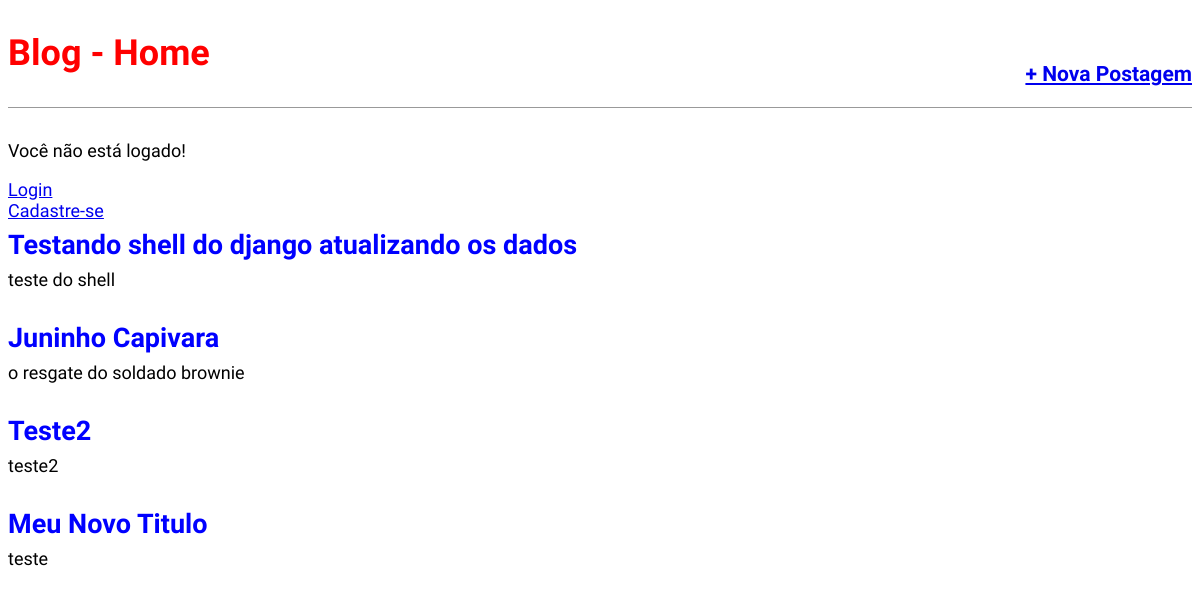
The app's page /, older data.
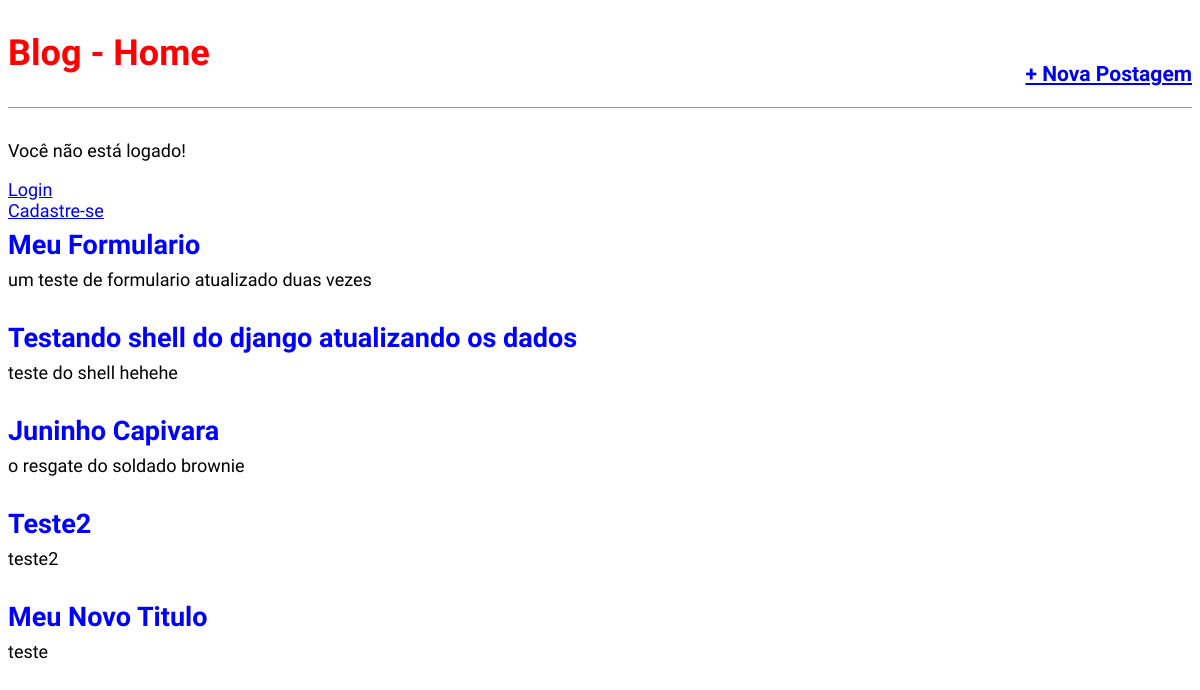
The same page, newer data.
### blog/models.py (models this page shows, shortened)
class Post(models.Model):
    STATUS = (
        ('rascunho','Rascunho'),
        ('publicado','Publicado'),
    )
    titulo = models.CharField(max_length=250)
    slug   = models.SlugField(max_length=250) #https://site.com/noticias/campeonato-brasileiro-2020/01/02/2020
    autor  = models.ForeignKey(User,
                               on_delete=models.CASCADE)
    conteudo = models.TextField()
    publicado = models.DateTimeField(default=timezone.now)
    criado = models.DateTimeField(auto_now_add=True)
    alterado = models.DateTimeField(auto_now=True)
    status = models.CharField(max_length=10,
                              choices=STATUS,
                              default='rascunho')
    objects = models.Manager()
    published = PublishedManager()
    def get_absolute_url(self):
        return reverse('post_detail', args=[self.slug])
    class Meta:
        ordering = ('-publicado',)

### blog/views.py (the view)
# urls.py: path('', views.BlogListView.as_view(), name='home'),
class BlogListView(ListView):
    model = Post
    template_name = 'blog/home.html'

### blog/templates/blog/home.html (shortened to what this page needs)
{% extends 'base.html' %}
{% block content %}
    {% for post in object_list %}
    <div class="post-entry">
            <h2><a href="{{ post.get_absolute_url }}">{{ post.titulo }}</a></h2>
            <p>{{ post.conteudo }} </p>
    </div>
    {% endfor %}
{% endblock content %}

Row changes from the older to the newer data that the page shows:
added Post: titulo "Meu Formulario", conteudo "um teste de formulario atualizado duas vezes"
changed Post "Testando shell do django atualizando os dados": conteudo "teste do shell" → "teste do shell hehehe"
